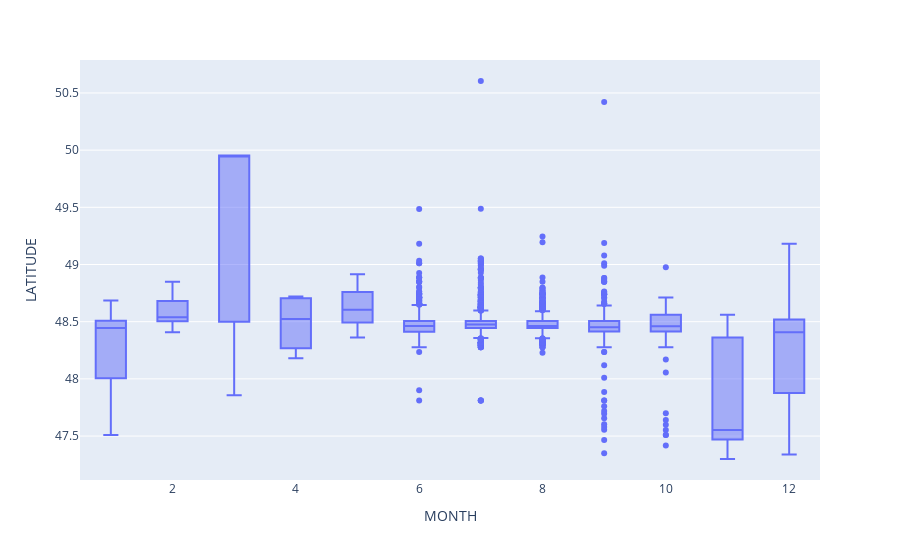

The notebook cell saved with this chart:
### Code cell
# Mostly the sound, let's check their lats

fig = px.box(named_, x="MONTH", y="LATITUDE")
fig.show()

fig = px.box(named_, x="MONTH", y="LONGITUDE")
fig.show()

### Figure 1 — Plotly figure (JSON) as saved in the notebook; plotly's stock layout.template omitted (floating-point values rounded to 4 significant figures; data arrays with more than 128 entries replaced by an {"elided": "..."} marker saying what was removed)
{"data": [{"alignmentgroup": "True", "hovertemplate": "MONTH=%{x}<br>LATITUDE=%{y}<extra></extra>", "legendgroup": "", "marker": {"color": "#636efa"}, "name": "", "notched": false, "offsetgroup": "", "orientation": "v", "showlegend": false, "type": "box", "x": {"elided": "3022 int values"}, "x0": " ", "xaxis": "x", "y": {"elided": "3022 float values"}, "y0": " ", "yaxis": "y"}], "layout": {"boxmode": "group", "legend": {"tracegroupgap": 0}, "margin": {"t": 60}, "xaxis": {"anchor": "y", "domain": [0, 1], "title": {"text": "MONTH"}}, "yaxis": {"anchor": "x", "domain": [0, 1], "title": {"text": "LATITUDE"}}}}
